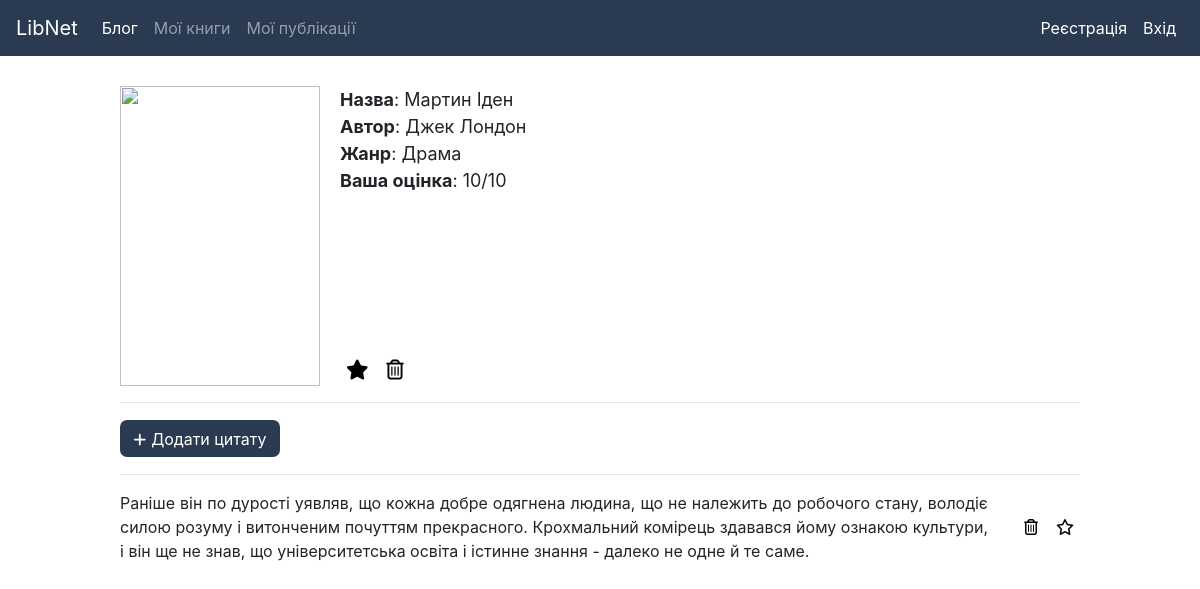
Before: /2/book with the older database file.
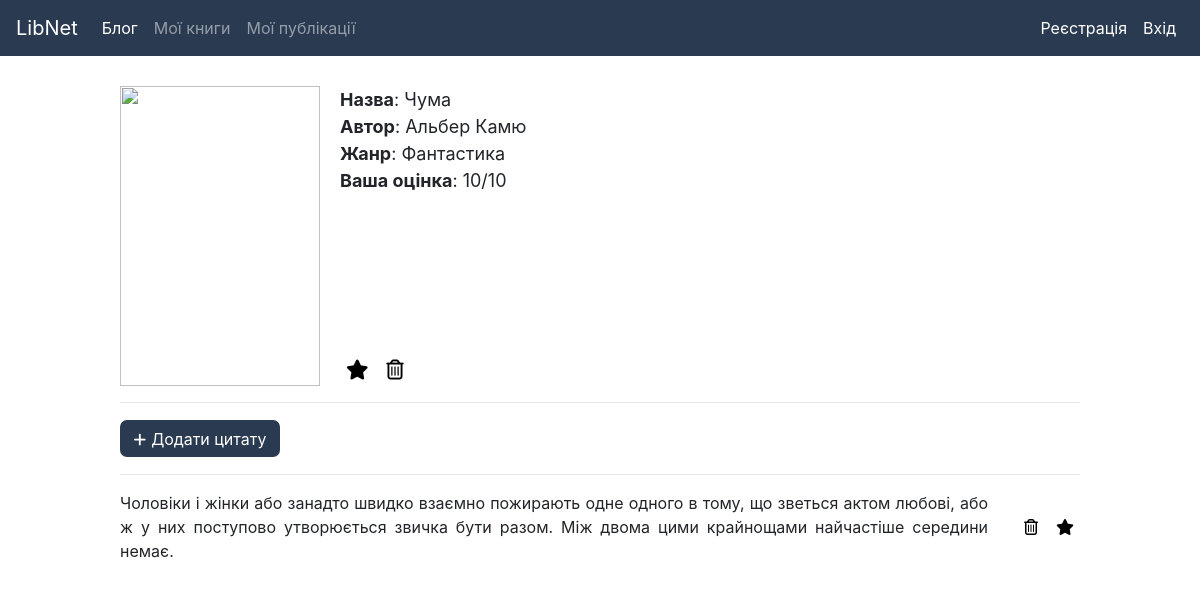
After: the same page with the newer database file.
### sn/db.py (models this page shows)
class Book(db.Model):
	id = db.Column(db.Integer, primary_key=True)
	owner_id = db.Column(db.Integer, db.ForeignKey('user.id'), nullable=False)
	owner = db.relationship('User',  foreign_keys = "Book.owner_id")
	name = db.Column(db.String(80), nullable=False)
	author = db.Column(db.String(80))
	genre = db.Column(db.String(80))
	status = db.Column(db.String(3), nullable=False)
	rating = db.Column(db.String(3))
	image = db.Column(db.String(100))
	is_favorite = db.Column(db.Boolean, default=False)

class Quote(db.Model):
	id = db.Column(db.Integer, primary_key=True)
	book_id = db.Column(db.Integer, db.ForeignKey('book.id'), nullable=False)
	book = db.relationship('Book',  foreign_keys = "Quote.book_id")
	text = db.Column(db.String(1005))
	is_favorite = db.Column(db.Boolean, default=False)

### sn/index.py (the view)
@app.route('/<int:id>/book', methods=('GET', 'POST'))
def book(id):
	get_user()
	book = Book.query.filter_by(id = id).first()
	quotes = Quote.query.filter_by(book_id=book.id)
	author = book.author
	if request.method == 'POST':
		quote_text = request.form['quote_text']
		quote = Quote(book_id=book.id, text=quote_text)
		db.session.add(quote)
		db.session.commit()
		return redirect(url_for('book', id=id))
	return render_template('book.html', quotes=quotes, author=book.author, name=book.name, genre=book.genre, rating=book.rating, image=book.image, book=book)

### sn/index.py (called while the page is built)
def get_user():
	user_id = session.get('user_id')
	if user_id is None:
		g.user = None
	else:
		g.user = User.query.filter_by(id=user_id).first()
	return g.user

### sn/templates/book.html (shortened to what this page needs)
<!doctype html>
<html>
    <head>
    <link rel="stylesheet" href="https://maxcdn.bootstrapcdn.com/bootstrap/4.0.0/css/bootstrap.min.css">
    <link rel="stylesheet" href="../static/css/style.css">
    </head>
    <body>
        {% include 'navbar.html' %}
        <div class="quotes-contain">
        <div class="book-info">
            {% if image %}
                <img class="book-img"  src="{{ image }}" style="margin-right: 20px;">
                {% else %}
                <img class="book-img"  src="../static/img/book.svg" style="margin-right: 20px;">
                {% endif %}
            <div class="book-ul">
                <ul style="list-style: none; padding: 0; margin: 0;">
                <li><b>Назва</b>: {{ name }}</li>
                {% if author %}
                <li><b>Автор</b>: {{ author }}</li>
                {% endif %}
                {% if genre %}
                <li><b>Жанр</b>: {{ genre }}</li>
                {% endif %}
                {% if rating %}
                <li><b>Ваша оцінка</b>: {{ rating }}/10</li>
                {% endif %}
                </ul>
            <div class="book-buttons" style="display: flex; font-size: 20px;">
                <form method="post">
                    {%  if book.is_favorite %}
                <button formaction="{{ url_for('add_book_to_favorites', id=book.id) }}" style="border: 0; background-color: transparent;"><i class="fas fa-star"></i></button>
                    {%  else %}
                <button formaction="{{ url_for('add_book_to_favorites', id=book.id) }}" style="border: 0; background-color: transparent;"><i class="far fa-star"></i></button>
                    {%  endif %}
                <button formaction="{{ url_for('delete_book', id=book.id) }}" style="border: 0; background-color: transparent;"><i class="far fa-trash-alt"></i></button>
                </form>
            </div>
            </div>
        </div>
        <hr>
        <button id="add-quote-button" class="add-quote-button" onclick="myFunction()"><i class="fas fa-plus" style="margin-right: 5px; font-size: 0.9rem;"></i>Додати цитату
        </button>
        {% if quotes.first() %}
        <ol class="quotes">
            {% for q in quotes %}
            <hr>
                <li class="quote-div"><div id = "quote-text-div">{{ q.text }}</div>
                    <div id="contain" style="display: flex; align-items: center; justify-content: center;">
                        <div id="min-contain">
                            <form method="post" style="display: flex;">
                            <button class="book-button" formaction="{{ url_for('delete_quote', id=q.book_id) }}"><i class="far fa-trash-alt" style="margin-right: 6px;"></i></button>
                            {%  if q.is_favorite %}
                            <button formaction="{{ url_for('add_quote_to_favorites', id=q.id) }}" style="border: 0; background-color: transparent;"><i class="fas fa-star"></i></button>
                            {%  else %}
                            <button formaction="{{ url_for('add_quote_to_favorites', id=q.id) }}" style="border: 0; background-color: transparent;"><i class="far fa-star"></i></button>
                            {%  endif %}
                            </form>
                        </div>
                    </div>
                </li>
            {% endfor %}
        </ol>
        {% else %}
            <hr>
            <p>Ви поки що не додавали цитати.</p>
        {% endif %}
    </div>
    </body>
</html>

Changed rows visible on the page:
no longer on this page (row edited): Quote: text "Раніше він по дурості уявляв, що кожна добре одягнена людина, що не належить до робочого стану, володіє силою розуму і витонченим почуттям прекрасного. Крохмальний комірець здавався йому ознакою культури, і він ще не знав, що університетська освіта і істинне знання - далеко не одне й те саме."
changed Book: name "Мартин Іден" → "Чума"; author "Джек Лондон" → "Альбер Камю"; genre "Драма" → "Фантастика"
now on this page (row edited): Quote: text "Чоловіки і жінки або занадто швидко взаємно пожирають одне одного в тому, що зветься актом любові, або ж у них поступово утворюється звичка бути разом. Між двома цими крайнощами найчастіше середини немає."
